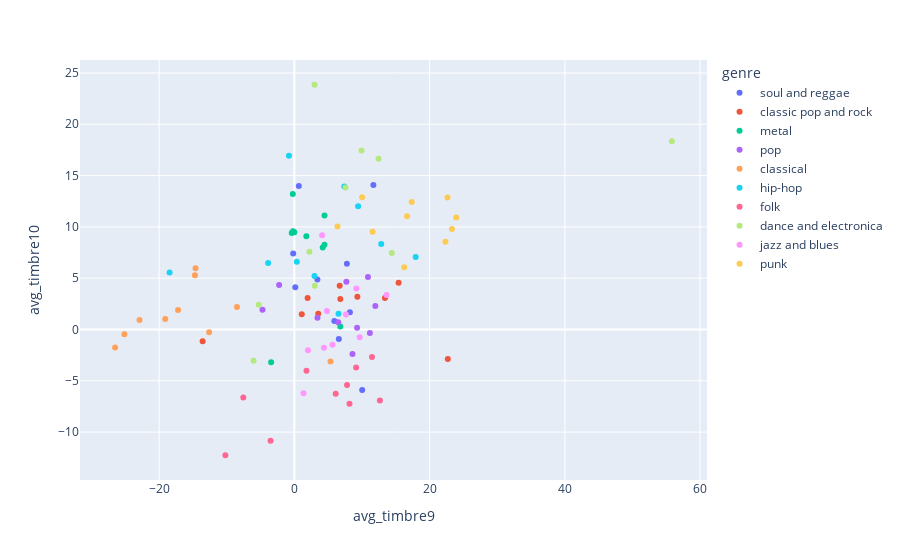

Notebook cell for this chart:
### Code cell
import pandas as pd
from sklearn.utils import shuffle
import plotly.express as px

pd.options.mode.chained_assignment = None  # default='warn'

dataset = pd.read_csv('msd_genre_dataset0.csv', header=0)

classicPopAndRock = dataset.iloc[0:23895]
punk = dataset.iloc[23895:27095]
folk = dataset.iloc[27095:40287]
pop = dataset.iloc[40287:41904]
danceAndElectronica = dataset.iloc[41904:46839]
metal = dataset.iloc[46839:48942]
jazz = dataset.iloc[48942:53276]
classical = dataset.iloc[53276:55150]
hipHop = dataset.iloc[55150:55584]
soulAndReggae = dataset.iloc[55584:59600]

classicPopAndRock.name = 'classicPopAndRock'
punk.name = 'punk'
folk.name = 'folk'
pop.name = 'pop'
danceAndElectronica.name = 'danceAndElectronica'
jazz.name = 'jazz'
classical.name = 'classical'
hipHop.name = 'hipHop'
soulAndReggae.name = 'soulAndReggae'

def extractTimbreMeans(df):
    avgTimbreDf = df[['avg_timbre1','avg_timbre2','avg_timbre3','avg_timbre4',
                      'avg_timbre5','avg_timbre6','avg_timbre7','avg_timbre8',
                      'avg_timbre9','avg_timbre10','avg_timbre11','avg_timbre12']]
    df['avgTimbreMean'] = avgTimbreDf.sum(axis=1)
    varTimbreDf = df[['var_timbre1','var_timbre2','var_timbre3','var_timbre4',
                      'var_timbre5','var_timbre6','var_timbre7','var_timbre8',
                      'var_timbre9','var_timbre10','var_timbre11','var_timbre12']]
    df['varTimbreMean'] = varTimbreDf.sum(axis=1)
    return df

def extractVarTimbre(df):
    varTimbreDf = df[['var_timbre1','var_timbre2','var_timbre3','var_timbre4',
                      'var_timbre5','var_timbre6','var_timbre7','var_timbre8',
                      'var_timbre9','var_timbre10','var_timbre11','var_timbre12']]
    df['mean'] = varTimbreDf.mean(axis=1)
    return df

def randomSampling(df):
    return df.head(10)

# classicPopAndRockAvgTimbre = extractAvgTimbre(classicPopAndRock)
# punkAvgTimbre = extractAvgTimbre(punk)
# folkAvgTimbre = extractAvgTimbre(folk)
# popAvgTimbre = extractAvgTimbre(classicPopAndRock)
# danceAndElectronicaAvgTimbre = extractAvgTimbre(danceAndElectronica)
# metalAvgTimbre = extractAvgTimbre(metal)
# jazzAvgTimbre = extractAvgTimbre(jazz)
# classicalAvgTimbre = extractAvgTimbre(classical)
# hipHopAvgTimbre = extractAvgTimbre(hipHop)
# soulAndReggaeAvgTimbre = extractAvgTimbre(soulAndReggae)

# classicPopAndRockVarTimbre = extractAvgTimbre(classicPopAndRock)
# punkVarTimbre = extractVarTimbre(punk)
# folkVarTimbre = extractVarTimbre(folk)
# popVarTimbre = extractVarTimbre(classicPopAndRock)
# danceAndElectronicaVarTimbre = extractVarTimbre(danceAndElectronica)
# metalVarTimbre = extractVarTimbre(metal)
# jazzVarTimbre = extractVarTimbre(jazz)
# classicalVarTimbre = extractVarTimbre(classical)
# hipHopVarTimbre = extractVarTimbre(hipHop)
# soulAndReggaeVarTimbre = extractVarTimbre(soulAndReggae)

datasetFrames = [randomSampling(classicPopAndRock),randomSampling(punk),
                   randomSampling(folk),randomSampling(pop),
                   randomSampling(danceAndElectronica),randomSampling(metal),
                   randomSampling(jazz),randomSampling(classical),randomSampling(hipHop),
                   randomSampling(soulAndReggae)]
datasetDataframe = pd.concat(datasetFrames)
datasetSample = shuffle(datasetDataframe)
avgTimbreSample = extractTimbreMeans(datasetSample)
avgTimbre1 = 'avg_timbre9'
avgTimbre2 = 'avg_timbre10'
#avgTimbreOneSample = avgTimbreSample[['genre',avgTimbre]]

fig = px.scatter(avgTimbreSample, x=avgTimbre1, y=avgTimbre2, color='genre')
fig.show()

# fig = px.box(avgTimbreSample, x="genre", y=avgTimbre1)
# fig.show()

### Figure 1 — Plotly figure (JSON) as saved in the notebook; plotly's stock layout.template omitted (floating-point values rounded to 4 significant figures)
{"data": [{"hoverlabel": {"namelength": 0}, "hovertemplate": "genre=soul and reggae<br>avg_timbre9=%{x}<br>avg_timbre10=%{y}", "legendgroup": "soul and reggae", "marker": {"color": "#636efa", "symbol": "circle"}, "mode": "markers", "name": "soul and reggae", "showlegend": true, "type": "scatter", "x": [7.766, 11.68, 10.03, 0.6549, -0.1764, 5.916, 6.577, 3.405, 0.1376, 8.209], "xaxis": "x", "y": [6.402, 14.08, -5.906, 13.98, 7.418, 0.8304, -0.9202, 4.869, 4.122, 1.685], "yaxis": "y"}, {"hoverlabel": {"namelength": 0}, "hovertemplate": "genre=classic pop and rock<br>avg_timbre9=%{x}<br>avg_timbre10=%{y}", "legendgroup": "classic pop and rock", "marker": {"color": "#EF553B", "symbol": "circle"}, "mode": "markers", "name": "classic pop and rock", "showlegend": true, "type": "scatter", "x": [9.314, 15.41, 6.697, 13.39, 1.96, 22.69, -13.57, 6.797, 1.093, 3.526], "xaxis": "x", "y": [3.201, 4.556, 4.263, 3.071, 3.068, -2.873, -1.141, 2.962, 1.479, 1.535], "yaxis": "y"}, {"hoverlabel": {"namelength": 0}, "hovertemplate": "genre=metal<br>avg_timbre9=%{x}<br>avg_timbre10=%{y}", "legendgroup": "metal", "marker": {"color": "#00cc96", "symbol": "circle"}, "mode": "markers", "name": "metal", "showlegend": true, "type": "scatter", "x": [1.77, 4.456, -3.434, 4.191, 6.793, -0.2019, -0.006491, -0.2314, 4.457, -0.3884], "xaxis": "x", "y": [9.086, 11.12, -3.182, 7.999, 0.2823, 9.572, 9.471, 13.21, 8.252, 9.405], "yaxis": "y"}, {"hoverlabel": {"namelength": 0}, "hovertemplate": "genre=pop<br>avg_timbre9=%{x}<br>avg_timbre10=%{y}", "legendgroup": "pop", "marker": {"color": "#ab63fa", "symbol": "circle"}, "mode": "markers", "name": "pop", "showlegend": true, "type": "scatter", "x": [-4.717, 11.17, -2.253, 10.88, 9.273, 6.489, 11.97, 3.412, 7.69, 8.595], "xaxis": "x", "y": [1.931, -0.3361, 4.337, 5.112, 0.1706, 0.6932, 2.293, 1.156, 4.641, -2.395], "yaxis": "y"}, {"hoverlabel": {"namelength": 0}, "hovertemplate": "genre=classical<br>avg_timbre9=%{x}<br>avg_timbre10=%{y}", "legendgroup": "classical", "marker": {"color": "#FFA15A", "symbol": "circle"}, "mode": "markers", "name": "classical", "showlegend": true, "type": "scatter", "x": [-17.2, -22.91, -19.1, -14.61, -12.61, -26.51, 5.339, -25.14, -14.71, -8.492], "xaxis": "x", "y": [1.901, 0.9275, 1.028, 5.967, -0.2644, -1.766, -3.116, -0.4598, 5.293, 2.189], "yaxis": "y"}, {"hoverlabel": {"namelength": 0}, "hovertemplate": "genre=hip-hop<br>avg_timbre9=%{x}<br>avg_timbre10=%{y}", "legendgroup": "hip-hop", "marker": {"color": "#19d3f3", "symbol": "circle"}, "mode": "markers", "name": "hip-hop", "showlegend": true, "type": "scatter", "x": [12.84, 9.427, -0.8007, 6.526, 17.94, -3.876, 7.384, 0.3653, -18.45, 2.974], "xaxis": "x", "y": [8.334, 12.0, 16.93, 1.536, 7.064, 6.479, 13.95, 6.607, 5.55, 5.219], "yaxis": "y"}, {"hoverlabel": {"namelength": 0}, "hovertemplate": "genre=folk<br>avg_timbre9=%{x}<br>avg_timbre10=%{y}", "legendgroup": "folk", "marker": {"color": "#FF6692", "symbol": "circle"}, "mode": "markers", "name": "folk", "showlegend": true, "type": "scatter", "x": [1.793, 12.65, 8.155, -3.521, 7.791, 6.114, -10.2, 11.47, -7.555, 9.129], "xaxis": "x", "y": [-4.015, -6.922, -7.243, -10.83, -5.401, -6.266, -12.26, -2.682, -6.64, -3.699], "yaxis": "y"}, {"hoverlabel": {"namelength": 0}, "hovertemplate": "genre=dance and electronica<br>avg_timbre9=%{x}<br>avg_timbre10=%{y}", "legendgroup": "dance and electronica", "marker": {"color": "#B6E880", "symbol": "circle"}, "mode": "markers", "name": "dance and electronica", "showlegend": true, "type": "scatter", "x": [14.41, 3.015, 2.988, 7.564, 9.926, -5.27, -6.033, 55.83, 12.45, 2.229], "xaxis": "x", "y": [7.457, 4.252, 23.85, 13.85, 17.44, 2.401, -3.056, 18.33, 16.63, 7.584], "yaxis": "y"}, {"hoverlabel": {"namelength": 0}, "hovertemplate": "genre=jazz and blues<br>avg_timbre9=%{x}<br>avg_timbre10=%{y}", "legendgroup": "jazz and blues", "marker": {"color": "#FF97FF", "symbol": "circle"}, "mode": "markers", "name": "jazz and blues", "showlegend": true, "type": "scatter", "x": [4.374, 2.003, 7.621, 5.632, 4.115, 1.351, 9.661, 9.169, 4.822, 13.63], "xaxis": "x", "y": [-1.788, -2.03, 1.459, -1.479, 9.172, -6.206, -0.753, 3.999, 1.793, 3.353], "yaxis": "y"}, {"hoverlabel": {"namelength": 0}, "hovertemplate": "genre=punk<br>avg_timbre9=%{x}<br>avg_timbre10=%{y}", "legendgroup": "punk", "marker": {"color": "#FECB52", "symbol": "circle"}, "mode": "markers", "name": "punk", "showlegend": true, "type": "scatter", "x": [16.24, 10.01, 23.93, 11.57, 23.3, 17.35, 22.34, 6.377, 16.67, 22.64], "xaxis": "x", "y": [6.068, 12.88, 10.92, 9.515, 9.795, 12.43, 8.558, 10.03, 11.03, 12.87], "yaxis": "y"}], "layout": {"legend": {"title": {"text": "genre"}, "tracegroupgap": 0}, "margin": {"t": 60}, "xaxis": {"anchor": "y", "domain": [0, 1], "title": {"text": "avg_timbre9"}}, "yaxis": {"anchor": "x", "domain": [0, 1], "title": {"text": "avg_timbre10"}}}}
